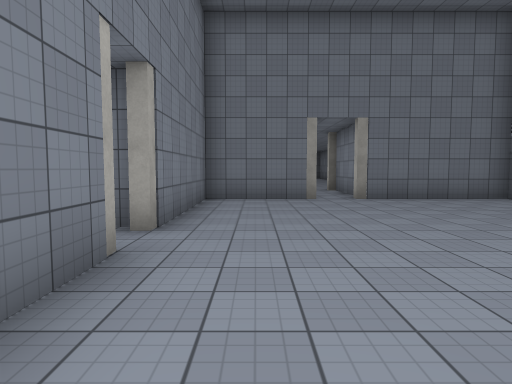
view 1 (above)

15 first-person views from a walk through a 3-D level made in the Unity game engine. The camera is 1.5 m above the floor, tilts 4° down and sees 75° across. The floor is counted in squares, 2 m on a side. Each view is taken from the middle of a square. On the plan, view 1 faces up. The plan holds only what a view shows up to about 11 squares ahead; the rest is blank. The place goes on beyond the plan. The player is left out. Surface patterns are stand-ins for the level's own textures.

view 2
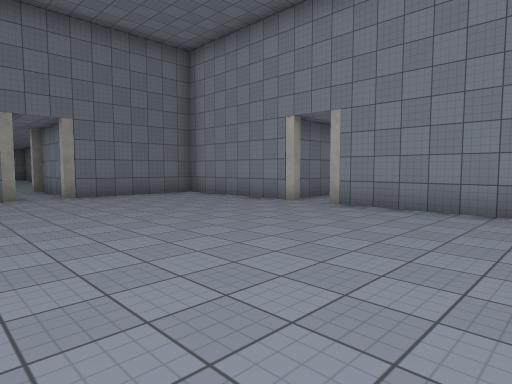

view 3
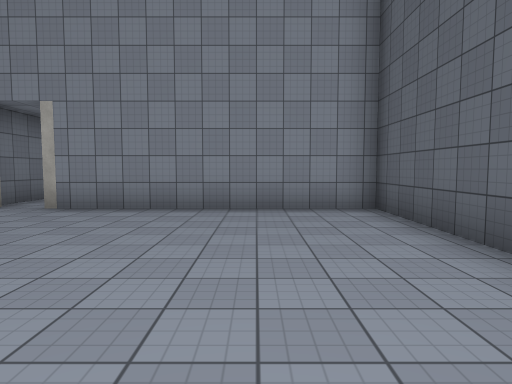

view 4
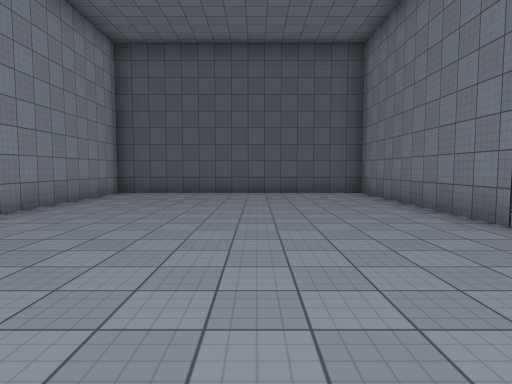

view 5
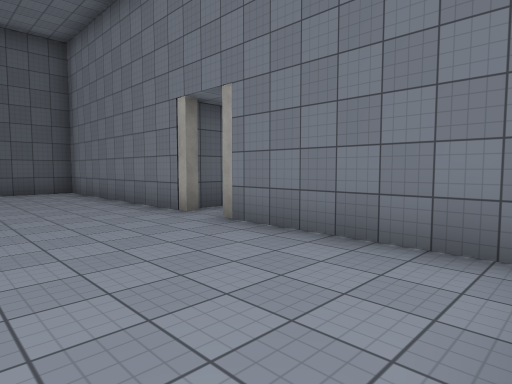

view 6
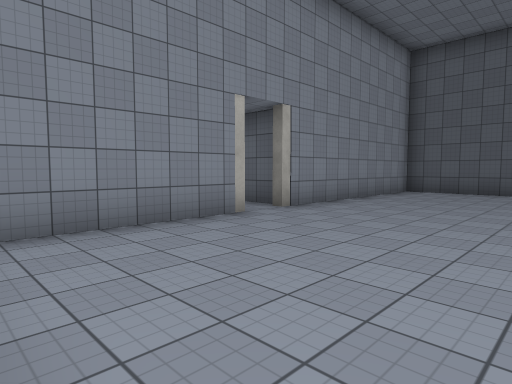

view 7
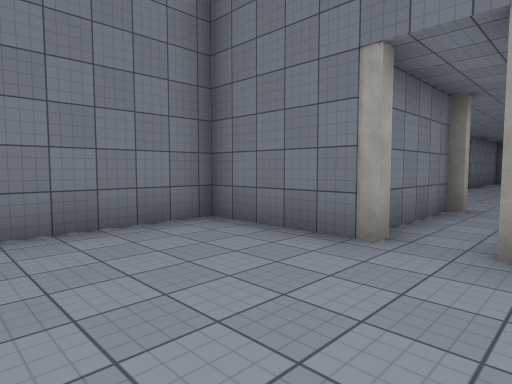

view 8
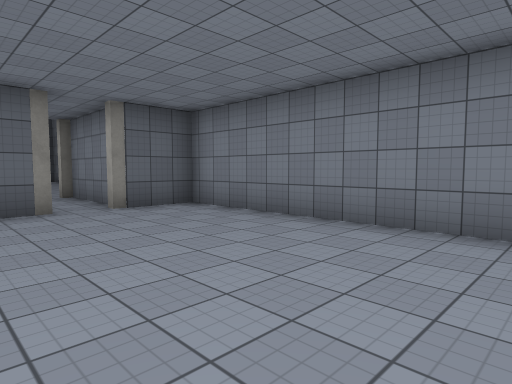

view 9
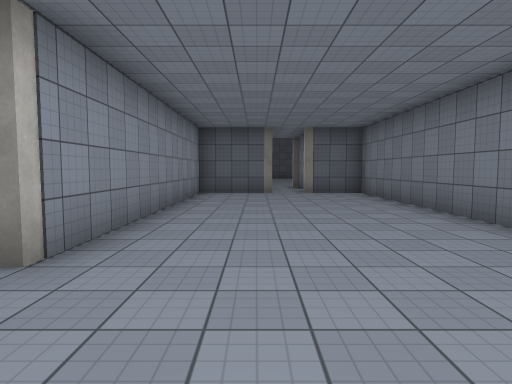

view 10
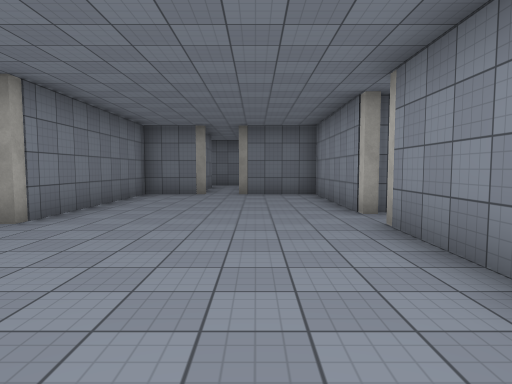

view 11
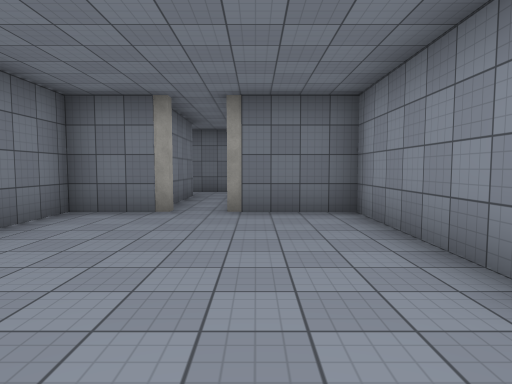

view 12
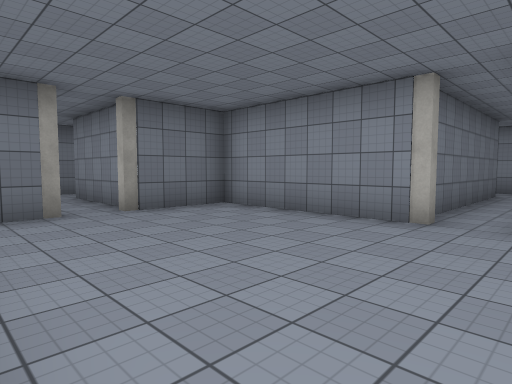

view 13
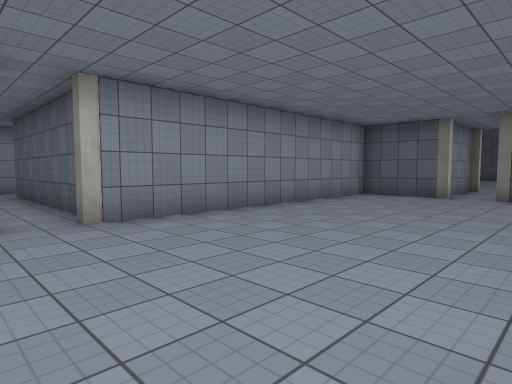

view 14
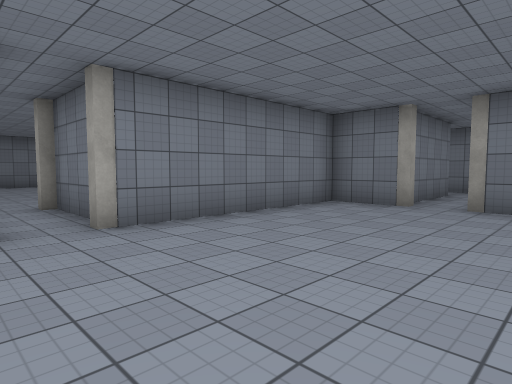

view 15
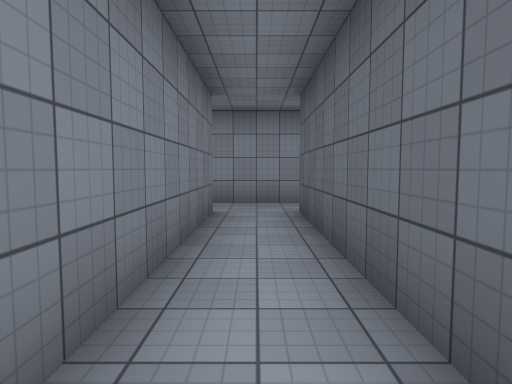

### Floor plan
Ten units are one square. View 1 is at (0, 0); x grows to the right and y downward. Boxes are objects, and circles mark ways between rooms. Rooms are numbered by the first view taken in them; rooms with no view inside come last. Other rooms are left out.
<svg viewBox="-35 -255 162 293">
<path fill="none" stroke="#000" d="M62 -40 62 -83 25 -83M-13 -31 -13 33 62 33 62 -30M16 -83 -13 -83 -13 -40M-3 -179 -3 -118 15 -118M-12 -198 -30 -198M48 -204 48 -248 25 -248M24 -118 48 -118 48 -195M13 -115 13 -85M16 -248 -3 -248 -3 -195M28 -85 28 -115M108 -207 50 -207M122 -190 122 -210M58 -192 108 -192"/>
<circle cx="20" cy="-80" r="3" fill="#2a7"/>
<circle cx="50" cy="-200" r="3" fill="#2a7"/>
<text x="30" y="-20">1</text>
<text x="20" y="-180">2</text>
<text x="110" y="-220">3</text>
</svg>
Room 1 opens to room 2. Room 2 opens to room 3.

Where each view was taken, in squares from view 1:
view 1: 0 up, 0 right, facing up
view 2: 1 down, 0 right, facing up-right
view 3: 1 down, 0 right, facing right
view 4: 7 up, 2 right, facing down
view 5: 8 up, 2 right, facing down-left
view 6: 8 up, 2 right, facing down-right
view 7: 5 up, 3 right, facing up-left
view 8: 18 up, 4 right, facing down-left
view 9: 22 up, 3 right, facing down
view 10: 15 up, 3 right, facing up
view 11: 19 up, 3 right, facing up
view 12: 19 up, 0 right, facing up-right
view 13: 21 up, 0 right, facing down-right
view 14: 18 up, 4 right, facing up-left
view 15: 20 up, 5 right, facing right
